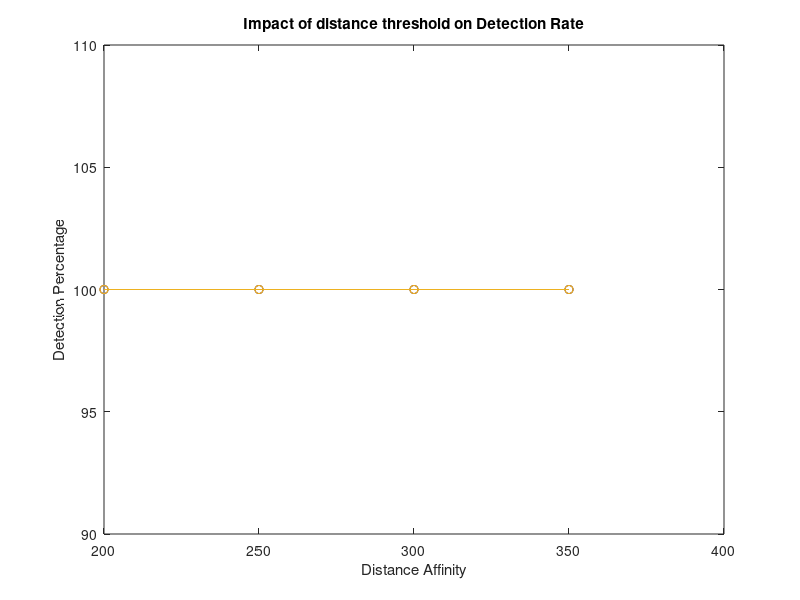
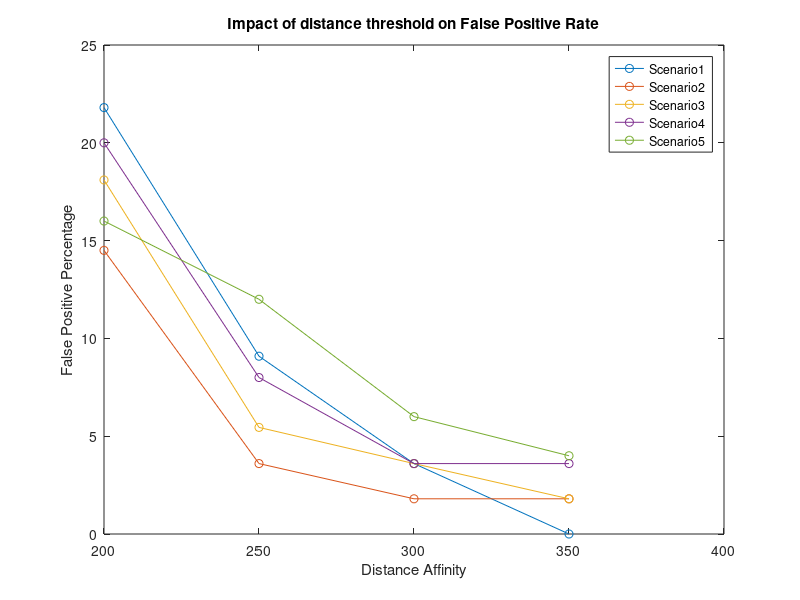

Write the MATLAB code that produced these figures, in order.
dist = [200,250,300,350];

det = [100,100,100,100];

fp1 = [21.8,9.09,3.6,0];
fp2 = [14.5,3.6,1.8,1.8];
fp3 = [18.1,5.45,3.6,1.8];
fp4 = [20,8,3.6,3.6];
fp5 = [16,12,6,4];

figure;
plot(dist,det,'-o',dist,det,'-o',dist,det,'-o');
title('Impact of distance threshold on Detection Rate');
xlabel('Distance Affinity');
ylabel('Detection Percentage');

figure;
plot(dist,fp1,'-o',dist,fp2,'-o',dist,fp3,'-o',dist,fp4,'-o',dist,fp5,'-o');
title('Impact of distance threshold on False Positive Rate');
xlabel('Distance Affinity');
ylabel('False Positive Percentage');
legend('Scenario1','Scenario2','Scenario3','Scenario4','Scenario5')